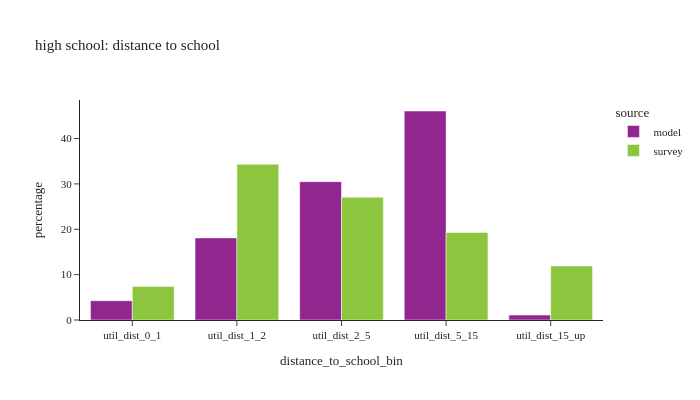
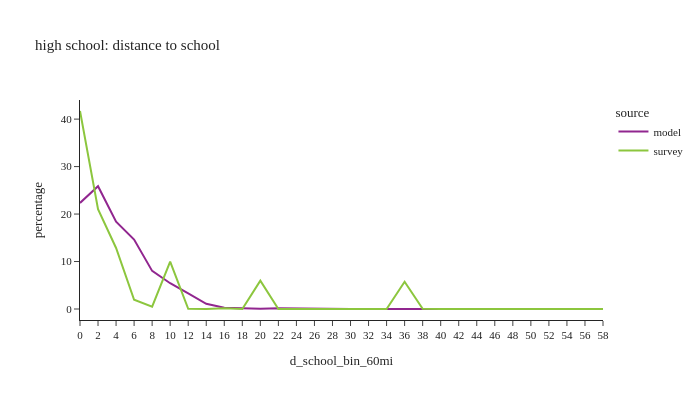

Write notebook code for charts like these, in order.
### Code cell
# distance to school: high school
plot_distance(per_data,'is_highschool',"high school: distance to school")

### Figure 1 — Plotly figure (JSON) as saved in the notebook; plotly's stock layout.template omitted (floating-point values rounded to 4 significant figures)
{"data": [{"alignmentgroup": "True", "hovertemplate": "source=model<br>distance_to_school_bin=%{x}<br>percentage=%{y}<extra></extra>", "legendgroup": "model", "marker": {"color": "#91268F", "pattern": {"shape": ""}}, "name": "model", "offsetgroup": "model", "orientation": "v", "showlegend": true, "textposition": "auto", "type": "bar", "x": ["util_dist_0_1", "util_dist_1_2", "util_dist_2_5", "util_dist_5_15", "util_dist_15_up"], "xaxis": "x", "y": [4.256, 18.09, 30.5, 46.07, 1.087], "yaxis": "y"}, {"alignmentgroup": "True", "hovertemplate": "source=survey<br>distance_to_school_bin=%{x}<br>percentage=%{y}<extra></extra>", "legendgroup": "survey", "marker": {"color": "#8CC63E", "pattern": {"shape": ""}}, "name": "survey", "offsetgroup": "survey", "orientation": "v", "showlegend": true, "textposition": "auto", "type": "bar", "x": ["util_dist_0_1", "util_dist_1_2", "util_dist_2_5", "util_dist_5_15", "util_dist_15_up"], "xaxis": "x", "y": [7.395, 34.32, 27.06, 19.3, 11.92], "yaxis": "y"}], "layout": {"barmode": "group", "font": {"size": 11}, "height": 400, "legend": {"title": {"text": "source"}, "tracegroupgap": 0}, "title": {"text": "high school: distance to school"}, "width": 700, "xaxis": {"anchor": "y", "domain": [0.0, 1.0], "title": {"text": "distance_to_school_bin"}}, "yaxis": {"anchor": "x", "domain": [0.0, 1.0], "title": {"text": "percentage"}}}}

### Figure 2 — Plotly figure (JSON) as saved in the notebook; plotly's stock layout.template omitted (floating-point values rounded to 4 significant figures)
{"data": [{"hovertemplate": "source=model<br>d_school_bin_60mi=%{x}<br>percentage=%{y}<extra></extra>", "legendgroup": "model", "line": {"color": "#91268F", "dash": "solid"}, "marker": {"symbol": "circle"}, "mode": "lines", "name": "model", "orientation": "v", "showlegend": true, "type": "scatter", "x": ["0", "2", "4", "6", "8", "10", "12", "14", "16", "18", "20", "22", "24", "26", "28", "30", "32", "34", "36", "38", "40", "42", "44", "46", "48", "50", "52", "54", "56", "58"], "xaxis": "x", "y": [22.35, 25.86, 18.4, 14.62, 8.022, 5.426, 3.275, 1.085, 0.2835, 0.1716, 0.07434, 0.172, 0.102, 0.1072, 0.02955, 0.01191, 0.00143, 0.0, 0.0, 0.0, 0.0, 0.003336, 0.0, 0.0, 0.0, 0.0, 0.0, 0.0, 0.0, 0.0], "yaxis": "y"}, {"hovertemplate": "source=survey<br>d_school_bin_60mi=%{x}<br>percentage=%{y}<extra></extra>", "legendgroup": "survey", "line": {"color": "#8CC63E", "dash": "solid"}, "marker": {"symbol": "circle"}, "mode": "lines", "name": "survey", "orientation": "v", "showlegend": true, "type": "scatter", "x": ["0", "2", "4", "6", "8", "10", "12", "14", "16", "18", "20", "22", "24", "26", "28", "30", "32", "34", "36", "38", "40", "42", "44", "46", "48", "50", "52", "54", "56", "58"], "xaxis": "x", "y": [41.71, 21.04, 12.85, 1.942, 0.5062, 9.995, 0.02719, 0.0, 0.1561, 0.0, 5.985, 0.0, 0.0, 0.0, 0.0, 0.0, 0.0, 0.0, 5.742, 0.04055, 0.0, 0.0, 0.0, 0.0, 0.0, 0.0, 0.0, 0.0, 0.0, 0.0], "yaxis": "y"}], "layout": {"font": {"size": 11}, "height": 400, "legend": {"title": {"text": "source"}, "tracegroupgap": 0}, "title": {"text": "high school: distance to school"}, "width": 700, "xaxis": {"anchor": "y", "domain": [0.0, 1.0], "title": {"text": "d_school_bin_60mi"}}, "yaxis": {"anchor": "x", "domain": [0.0, 1.0], "title": {"text": "percentage"}}}}
